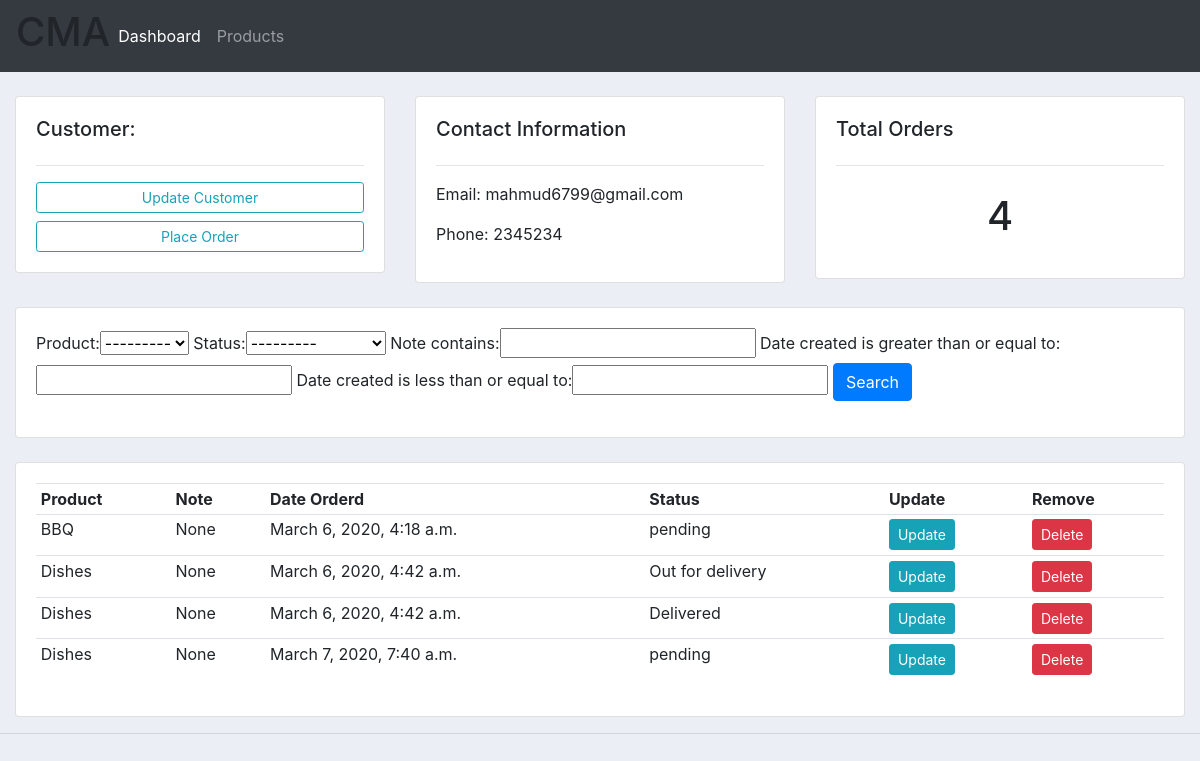
The page /customer/2 on the database its author committed.
### accounts/models.py (models this page shows, shortened)
class Customer(models.Model):
    name=models.CharField(max_length=200,null=True)
    phone=models.CharField(max_length=200,null=True)
    email=models.CharField(max_length=200,null=True)
    date_created=models.DateTimeField(auto_now_add=True, null=True)

class Order(models.Model):
    customer=models.ForeignKey(Customer,null=True,on_delete=models.SET_NULL)
    product=models.ForeignKey(Product,null=True,on_delete=models.SET_NULL)
    STATUS = (
        ('pending','pending'),
        ('Out for delivery','Out for delivery'),
        ('Delivered','Delivered'),
    )
    date_created=models.DateTimeField(auto_now_add=True,null=True)
    status = models.CharField(max_length=200, null=True,choices=STATUS)
    note = models.CharField(max_length=2000, null=True)

class Product(models.Model):
    CATAGORY =(
        ('Indoor','Indoor'),
        ('Out Door','Out Door'),
    )
    name=models.CharField(max_length=200,null=True)
    price=models.FloatField(max_length=200,null=True)
    category=models.CharField(max_length=200,null=True,choices=CATAGORY)
    description=models.CharField(max_length=200,null=True)
    date_created=models.DateTimeField(auto_now_add=True,null=True)
    tags = models.ManyToManyField(Tag)
    def __str__(self):
        return self.name

### accounts/views.py (the view)
# urls.py: path('customer/<str:pk_test>',views.customer,name="customer"),
def customer(request, pk_test):
	customer = Customer.objects.get(id=pk_test)
	orders = customer.order_set.all()
	order_count = orders.count()
	myFilter = OrderFilter(request.GET, queryset=orders)
	orders = myFilter.qs
	context = {'customer':customer, 'orders':orders, 'order_count':order_count,
	'myFilter':myFilter}
	return render(request, 'accounts/customer.html',context)

### accounts/templates/accounts/customer.html
{%  extends 'accounts/main.html' %}
{% block content %}
	<br>
<div class="row">
	<div class="col-md">
		<div class="card card-body">
			<h5>Customer:</h5>
			<hr>
			<a class="btn btn-outline-info  btn-sm btn-block" href="">Update Customer</a>
			<a class="btn btn-outline-info  btn-sm btn-block" href="{% url 'create_order' customer.id %}">Place Order</a>
		</div>
	</div>
	<div class="col-md">
		<div class="card card-body">
			<h5>Contact Information</h5>
			<hr>
			<p>Email: {{customer.email}}</p>
			<p>Phone: {{customer.phone}}</p>
		</div>
	</div>
	<div class="col-md">
		<div class="card card-body">
			<h5>Total Orders</h5>
			<hr>
			<h1 style="text-align: center;padding: 10px">{{order_count}}</h1>
		</div>
	</div>
</div>
<br>
<div class="row">
	<div class="col">
		<div class="card card-body">
			<form method="get">
                {{ myFilter.form }}
		    <button class="btn btn-primary" type="submit">Search</button>
		  </form>
		</div>
	</div>
</div>
<br>
<div class="row">
	<div class="col-md">
		<div class="card card-body">
			<table class="table table-sm">
				<tr>
					<th>Product</th>
					<th>Note</th>
					<th>Date Orderd</th>
					<th>Status</th>
					<th>Update</th>
					<th>Remove</th>
				</tr>
				{% for order in orders %}
				<tr>
					<td>{{order.product}}</td>
					<td>{{order.note}}</td>
					<td>{{order.date_created}}</td>
					<td>{{order.status}}</td>
					<td><a class="btn btn-sm btn-info" href="{% url 'update_order' order.id %}">Update</a></td>
					<td><a class="btn btn-sm btn-danger" href="{% url 'delete_order' order.id %}">Delete</a></td>
				</tr>
				{% endfor %}
			</table>
		</div>
	</div>
</div>
{% endblock %}

### static/css/main.css (style rules this page uses)
body { background-color: #ebeff5; }

### rows shown on the page
Customer: email "mahmud6799@gmail.com", phone "2345234"
Order: product "BBQ", note "None", date_created "March 6, 2020, 4:18 a.m.", status "pending"
Order: product "Dishes", note "None", date_created "March 6, 2020, 4:42 a.m.", status "Out for delivery"
Order: product "Dishes", note "None", date_created "March 6, 2020, 4:42 a.m.", status "Delivered"
Order: product "Dishes", note "None", date_created "March 7, 2020, 7:40 a.m.", status "pending"

### other values the page prints
{{ order_count }} "4"
